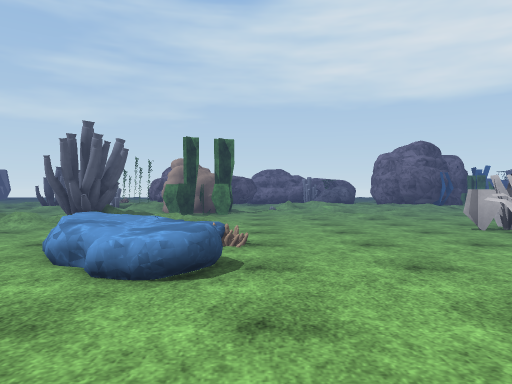
[1] (above)

24 first-person views from a walk through a scene from a Unity 3-D project. The camera is 1.2 m above the floor, looks level and sees 70° across. The floor is counted in squares, 2 m on a side. Each view is taken from the middle of a square. On the plan, view 1 faces up. The plan holds only what a view shows up to about 10 squares ahead; the rest is blank. The place goes on beyond the plan. Surface patterns are stand-ins for the level's own textures.

[2]
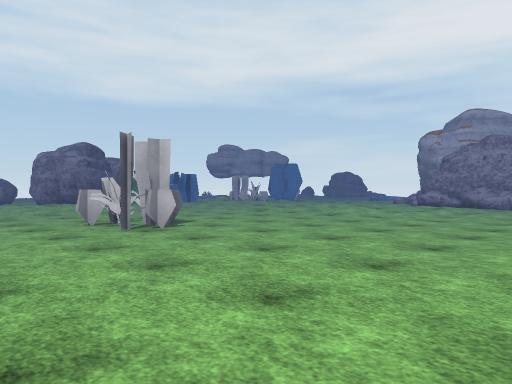

[3]
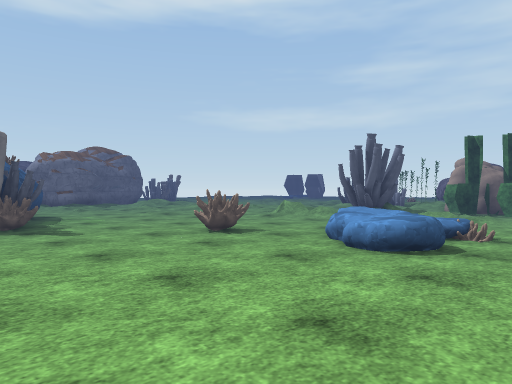

[4]
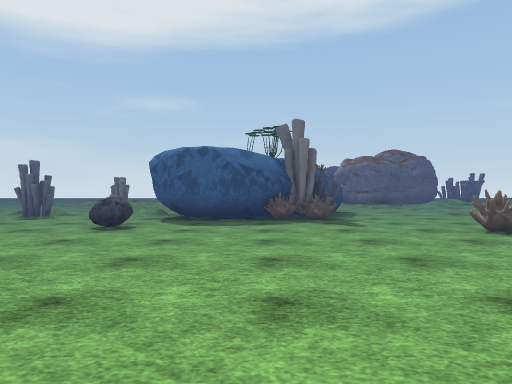

[5]
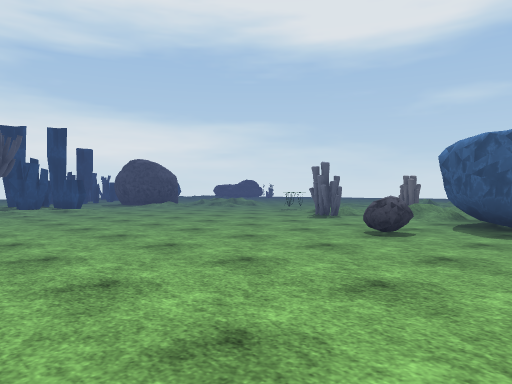

[6]
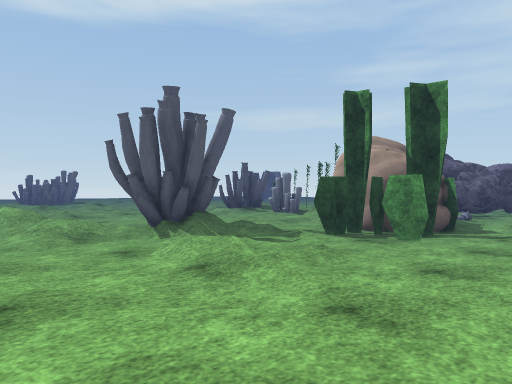

[7]
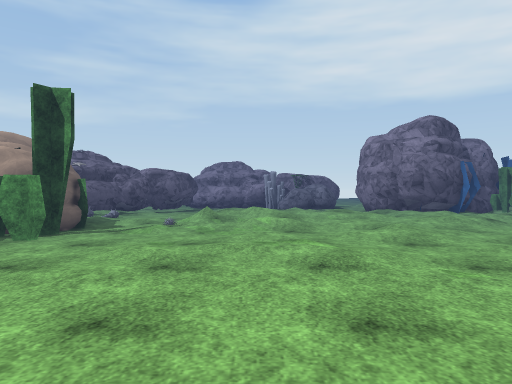

[8]
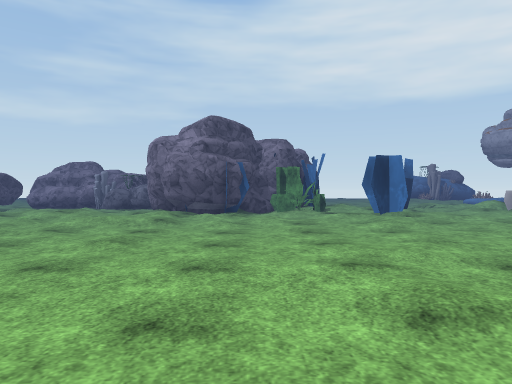

[9]
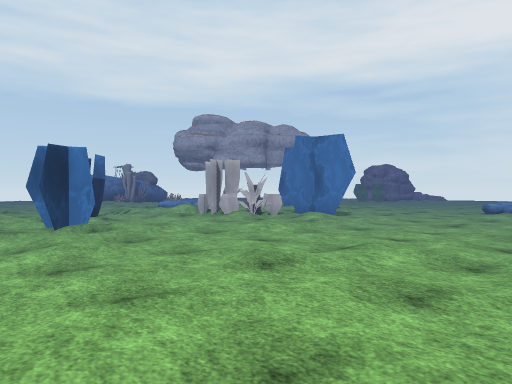

[10]
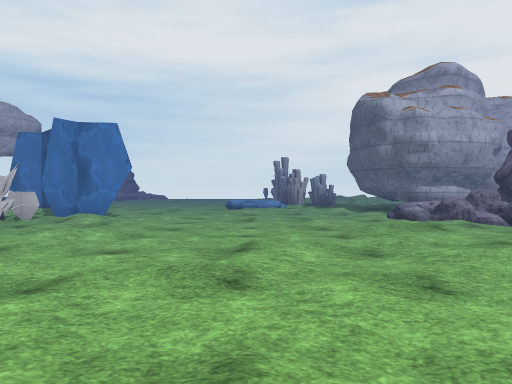

[11]
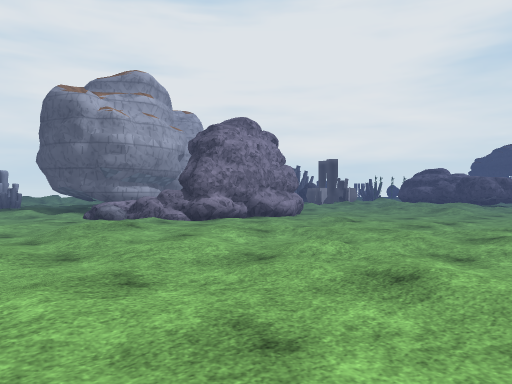

[12]
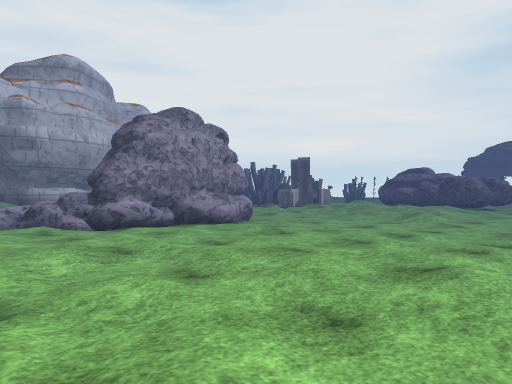

[13]
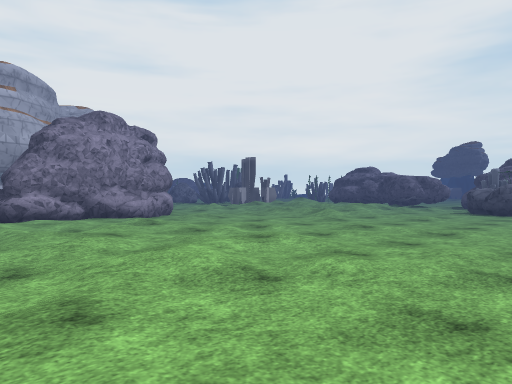

[14]
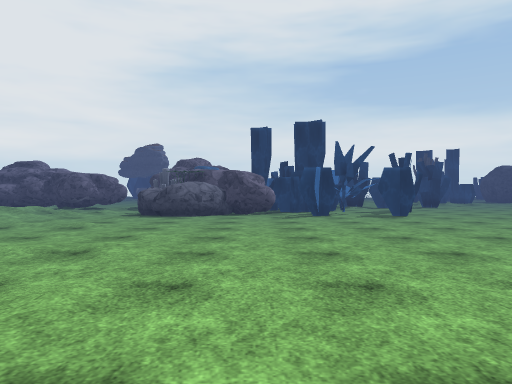

[15]
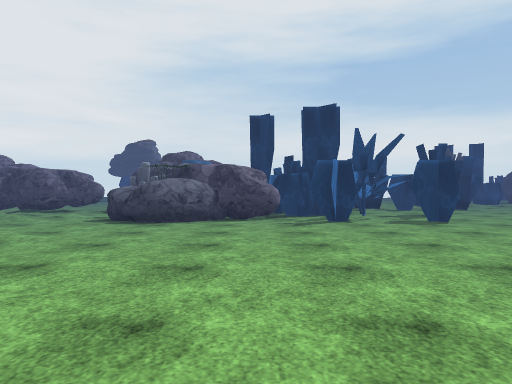

[16]
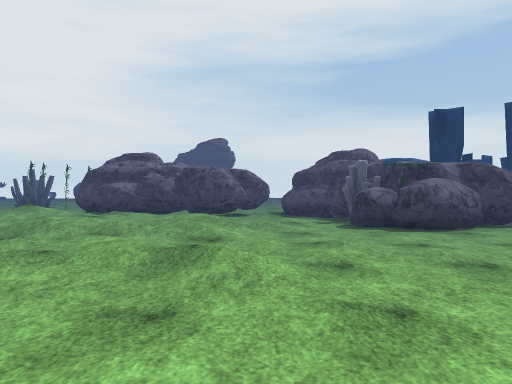

[17]
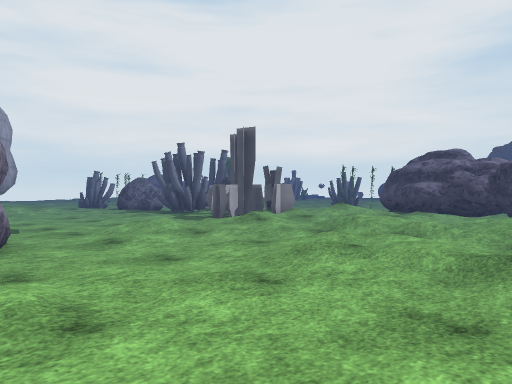

[18]
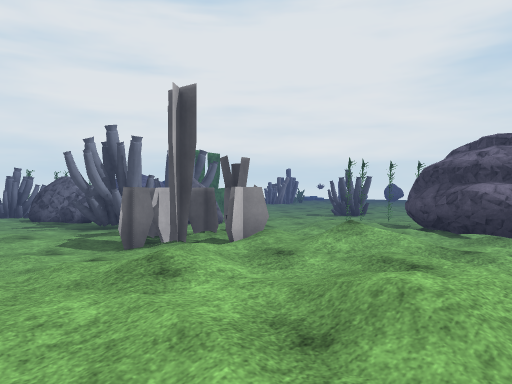

[19]
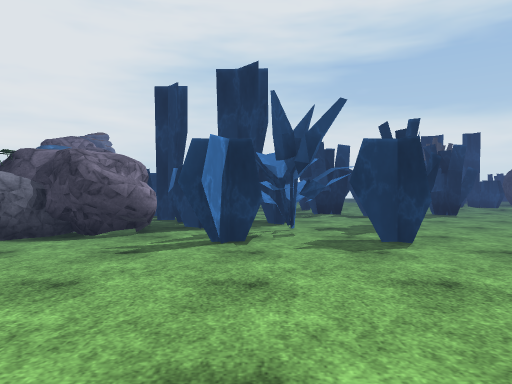

[20]
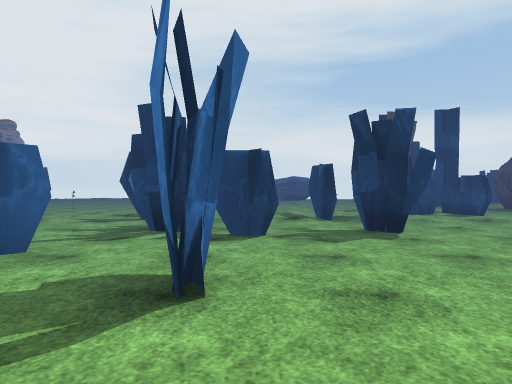

[21]
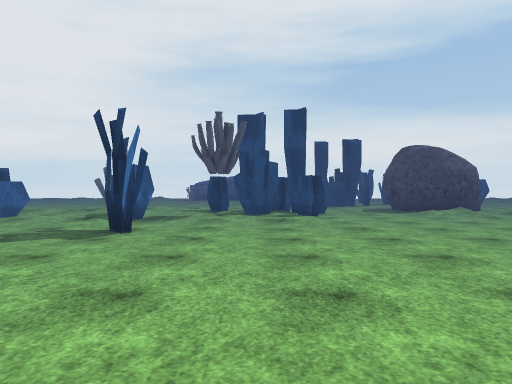

[22]
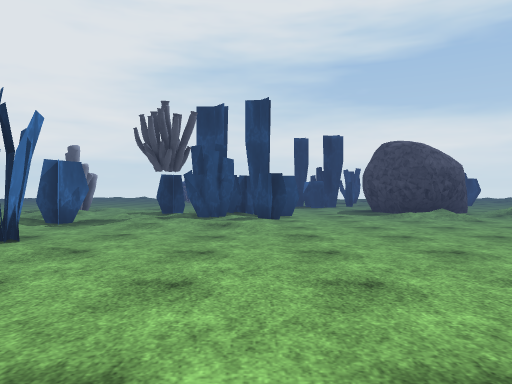

[23]
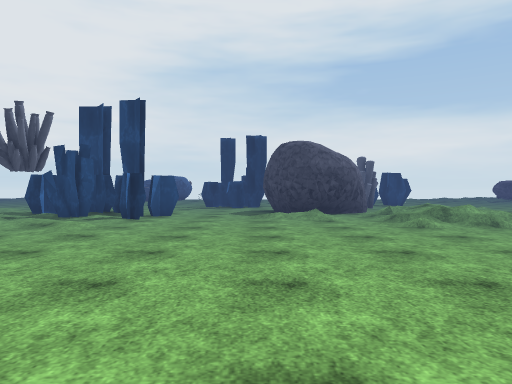

[24]
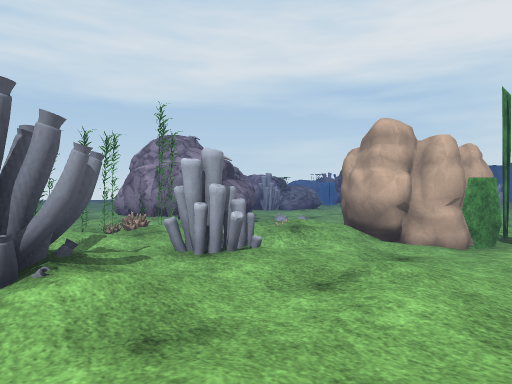

### Floor plan
Key: @ floor where view 1 was taken; # wall or solid block; x gap in a wall; . main floor; : floor 0.25 m higher than the main floor; / step, stairs or slope; ^ raised ledge; P plant; R rock; O other object.
Columns run from 8 left of view 1 to 20 right of it. Each row starts with its distance up from view 1.
 17                      #
 16    //  #.            //
 15    /####./:  ####P/////OO/
 14    ###O.//./ /##.P.#/./OO//
 13   OPP//..////////.://../.##.
 12  OOO/O#//////////../.././///
 11  /////#P../////...//:.///...
 10 /..//..P..../................
  9 :/:.///.............//..././:
  8 /...OO//.../........./..:../
  7 // //.//........././////...//
  6   .//.......OO....//.////R./#
  5  ...........OO....///::.RR ##
  4 ......RR.........////::#R  #
  3 ....OO.R..........:..//#   #
  2 ..................//...##  #
  1 #OO.................../.##
  0 ##O.....@................//.
 -1  ##.....................//...
 -2   #.................////./ ..
 -3   #.R...............//////../
 -4  /..................//////O..
 -5  /.........####..O..//////OO:
 -6 /O..........#####RR/.//////.R
 -7 /.........#.#### PO/..//////
 -8 ............####  #..###^//:/
 -9 ............#. #  #### ###O.:
-10 ..........##.. #         .O:/
-11 ........#..#...          O/.
-12 ...../././/x...
-13 ......./.#:##//
-14 ./...##.//// ./.
-15 ./..####:/ /  ..
-16 ##...    /O/

Positions as (right, up) in squares from view 1, and headings:
1: (0, 0), facing up
2: (1, -1), facing up-right
3: (1, -1), facing up-left
4: (2, -1), facing left
5: (1, -1), facing down-left
6: (1, 5), facing up-left
7: (2, 5), facing up
8: (8, 5), facing up
9: (9, 7), facing up-right
10: (9, 9), facing right
11: (9, 9), facing down-right
12: (9, 7), facing down-right
13: (7, 6), facing down-right
14: (7, 4), facing down
15: (7, 2), facing down
16: (12, 1), facing down
17: (12, 1), facing down-right
18: (14, -2), facing down-right
19: (5, -1), facing down
20: (2, -5), facing down
21: (-2, -5), facing down
22: (-3, -6), facing down
23: (-6, -6), facing down
24: (-7, 9), facing up-right
